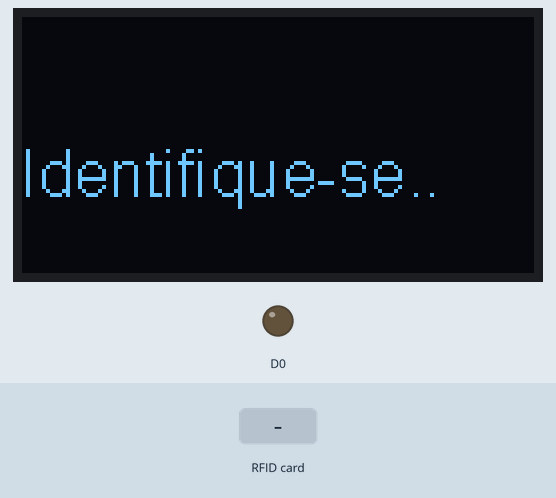
Recording of a sketch running on a simulated ESP8266 (NodeMCU). On the bench: 128×64 one-colour display, output pins drawn as LEDs (lit = HIGH). The test bench sets the inputs (shaded band). What the sketch prints to the serial monitor is not drawn.

Above: at 1.3 s.
1.4 s: RFID card 2A CC 74 63 held to the reader
At 2.2 s:
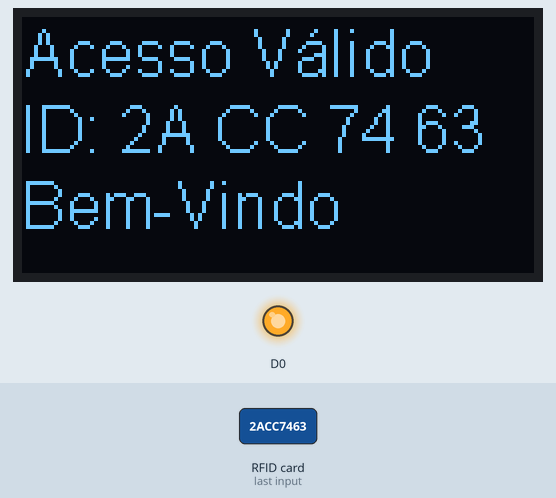
At 7.8 s:
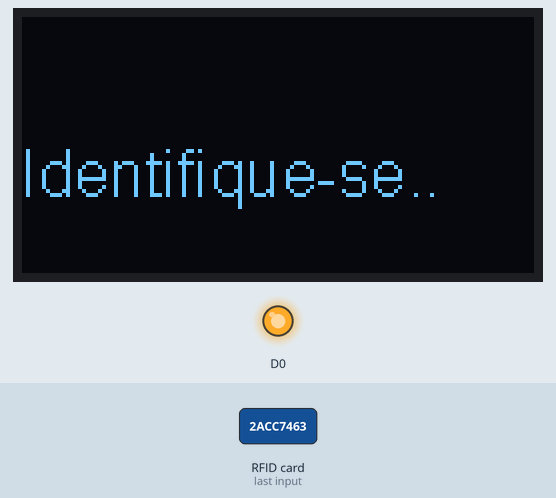
Timing chart, 0 to 8.9 s (numbered marks = the images above; inputs shaded):
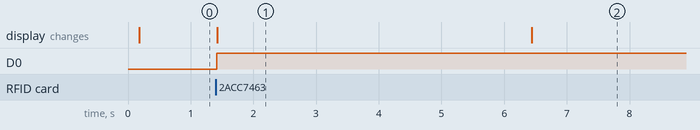

Measured:
- after the input at 1.4 s, D0: LOW → HIGH at once; the display: changes at once (image 1)
- what the display in image 1 shows lasts 5.0 s, from 1.4 s to 6.4 s

The sketch:

rfid_oled.ino
```cpp
#include "SSD1306.h"      // alias for `#include "SSD1306Wire.h"`
const char OLED_SDA = D3; // SDA Pin on nodemcu
const char OLED_SCL = D4; // SCL Pin on nodemcu
SSD1306 display(0x3c, OLED_SDA, OLED_SCL); // Initialize the OLED display using Wire library

#include <SPI.h>      // RFID Library
#include <MFRC522.h>  // RFID Library
#define RST_PIN D1 // D1
#define SS_PIN D2  // D2
MFRC522 mfrc522(SS_PIN, RST_PIN);   // Create MFRC522 instance.
int statuss = 0;
int out = 0;

void setup()
{
  delay(100);
  Serial.begin(115200); // Initiate a serial communication

  display.init();       // Initialising the UI will init the display too.
  display.flipScreenVertically();
  display.clear();
    display.setFont(ArialMT_Plain_16);
    display.setTextAlignment(TEXT_ALIGN_LEFT);
    display.drawString(0, 30, "Identifique-se..");
  display.display();

  SPI.begin();          // Initiate  SPI bus
  mfrc522.PCD_Init();   // Initiate MFRC522

  pinMode(16, OUTPUT);
}

void loop()
{
  // Look for new cards
  if ( ! mfrc522.PICC_IsNewCardPresent())
  {
    return;
  }
  // Select one of the cards
  if ( ! mfrc522.PICC_ReadCardSerial())
  {
    return;
  }

  //Show UID on serial monitor
  Serial.println();
  Serial.print(" UID tag :");
  String content= "";
  byte letter;
  for (byte i = 0; i < mfrc522.uid.size; i++)
  {
     Serial.print(mfrc522.uid.uidByte[i] < 0x10 ? " 0" : " ");
     Serial.print(mfrc522.uid.uidByte[i], HEX);
     content.concat(String(mfrc522.uid.uidByte[i] < 0x10 ? " 0" : " "));
     content.concat(String(mfrc522.uid.uidByte[i], HEX));
  }
  content.toUpperCase();
  Serial.println();
  if (content.substring(1) == "2A CC 74 63") //change UID of the card that you want to give access
  {
    Serial.println(" Accesso Válido ");
    Serial.println(" Bem-vindo, Sr. Tag Azul ");
    statuss = 1;
    digitalWrite(16, HIGH);
    Oledprint("Acesso Válido \nID: " + content.substring(1) + "\nBem-Vindo", 5000);
  }
  else if (content.substring(1) == "60 C1 5C 56") //change UID of the card that you want to give access
  {
    Serial.println(" Accesso Válido ");
    Serial.println(" Bem-vindo, Sr. Luís ");
    statuss = 1;
    digitalWrite(16, HIGH);
    Oledprint("Acesso Válido \nID: " + content.substring(1) + "\nBem-Vindo", 5000);
  }

  else   {
    digitalWrite(16, LOW);
    Serial.println(" Accesso Negado ");
    Oledprint("Acesso Negado", 2000);
  }

}

void Oledprint(String param, int tempo)
{
  display.clear();
    display.setFont(ArialMT_Plain_16);
    display.setTextAlignment(TEXT_ALIGN_LEFT);
    display.drawString(0, 0, param);
  display.display();
  delay(tempo);
  display.clear();
    display.setFont(ArialMT_Plain_16);
    display.setTextAlignment(TEXT_ALIGN_LEFT);
    display.drawString(0, 30, "Identifique-se..");
  display.display();
  return;
}
```
